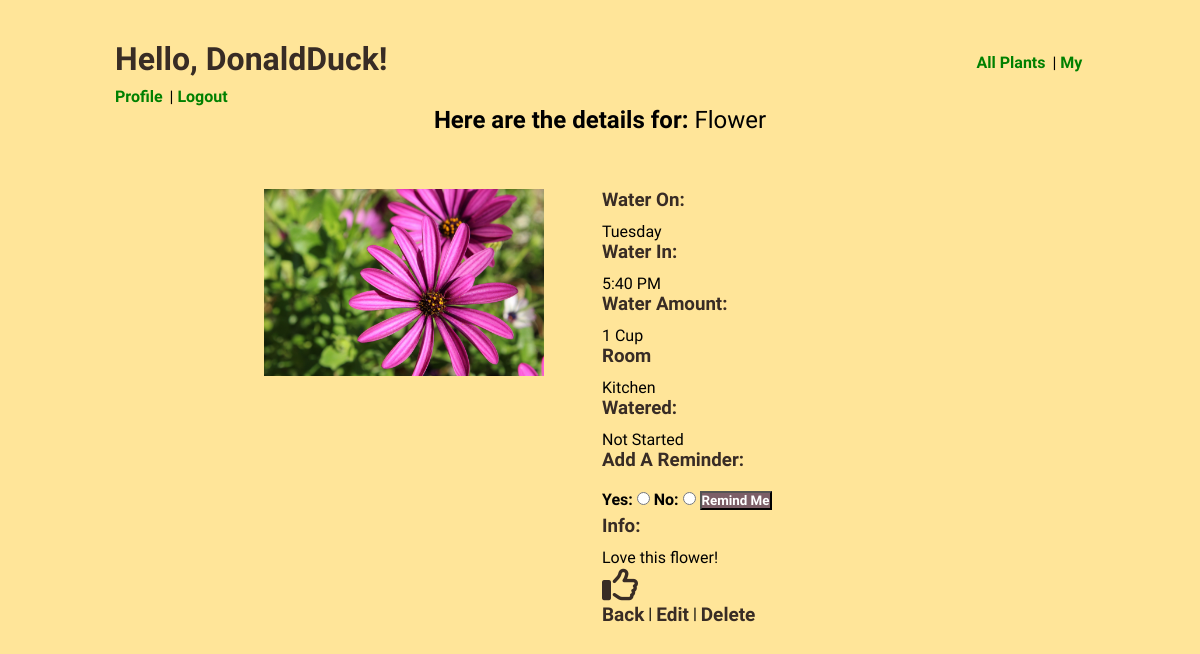
The page /plant/5 (signed in) on the database its author committed.
### water_plant_app/models.py (models this page shows)
class User(models.Model):
    first_name = models.CharField(max_length = 255)
    last_name = models.CharField(max_length = 255)
    email = models.CharField(max_length = 255)
    password = models.CharField(max_length = 255)
    created_at = models.DateTimeField(auto_now_add = True)
    updated_at = models.DateTimeField(auto_now = True)
    objects = UserManager()

class Plant(models.Model):
    plants = models.CharField(max_length = 255)
    day = models.CharField(max_length = 140)
    time = models.CharField(max_length = 140)
    quantity = models.CharField(max_length = 14)
    start_date = models.DateTimeField(null = True)
    end_date = models.DateTimeField(null = True)
    description = models.TextField()
    finished = models.CharField(max_length = 5, null = True)
    user_likes = models.ManyToManyField(User, related_name='liked_plant')  # ManyUsersLikeManyPlants and ManyPlantsAreLikedbyManyUsers
    favorites = models.ManyToManyField(User, related_name = 'user_favorite')
    owner = models.ForeignKey(User, related_name = 'plant_owner', on_delete = models.CASCADE)
    img = models.ImageField(upload_to = "img/", null = True, blank = True)
    room = models.CharField(max_length = 140, null = True)
    created_at = models.DateTimeField(auto_now_add = True)
    updated_at = models.DateTimeField(auto_now = True)
    objects = PlantManager()

### water_plant_app/views.py (the view)
# urls.py: path('plant/<int:plants_id>', views.single_plant),
def single_plant(request, plants_id):
    if 'user_id' not in request.session:
        messages.error(request, "Need to register or login buddy!")
        return redirect('/')
    user = User.objects.get(id=request.session['user_id'])
    plant = Plant.objects.get(id=plants_id)
    context = {
        'user':user,
        'plant':plant
    }
    return render(request, 'single_plant.html', context)

### water_plant_app/templates/single_plant.html (shortened to what this page needs)
<!DOCTYPE html>
<html lang="en">
    <head>
        {% load static %}
        <link rel="stylesheet" href="{% static 'CSS/style.css' %}">
    </head>
<body>
    <div id="add">
        <h1 class="title">Hello, {{user.first_name}}! </h1>  <span> <a class="link" href="/plants">All Plants</a> | <a class="link" href="/user/profile">My Profile</a> | <a class="link" href="/logout">Logout</a> </span>
            <div id="desc">
                <h2>Here are the details for: <span>{{plant.plants}}</span></h2>
                {% if plant.img %}
                    <img class="info" src="{{plant.img.url}}">
                {% endif %}
                <div class="info">
                    <h3>Water On:</h3>
                    <p>{{plant.day}}</p>
                    <h3>Water In: </h3>
                    <p>{{plant.time}}</p>
                    <h3>Water Amount: </h3>
                    <p>{{plant.quantity}}</p>
                    <h3>Room</h3>
                    <p>{{plant.room}}</p>
                    <h3>Watered:</h3>
                    <p>{{plant.finished}}</p>
                    <h3>Add A Reminder:</h3>
                        <form action="/plant/reminder/{{plant.id}}" method='post'>
                            <label id="reminder" class="yes" for="yes">Yes:</label>
                            <input type="radio">
                            <label for="no">No:</label>
                            <input type="radio">
                            <button type="submit">Remind Me</button>
                        </form>
                    <h3>Info: </h3>
                    <p>{{plant.description}}</p>
                    {% if user not in plant.user_likes.all %}
                        <a href="/plant/like/plant/{{plant.id}}"><i class="far fa-thumbs-up"></i></a>
                    {% endif %}
                <div class="block">
                    <a  class="edit-back" href="/plants">Back</a> |
                    {% if plant.owner == user %}
                        <a class="edit-back" href="/plant/edit/{{plant.id}}">Edit</a> |
                        <a class="edit-back" href="/plant/delete/{{plant.id}}">Delete</a>
                    {% endif %}
                </div>
                </div>
            </div>
</body>
</html>

### water_plant_app/static/CSS/style.css (style rules this page uses)
* { padding:0; margin:0; font-family:'Open Sans Condensed', sans-serif; }
body { background:#FFE599; }
#all, #add { width:970px; height:auto; margin:0 auto; margin-top:40px; }
a { color:#382C25; }
.link { margin-right:3px; color:green; }
#add h3 { color:#382C25; margin-bottom: 11px; }
a { font-weight: bold; }
#desc i { text-align: center; font-size: 36px; }
.edit-back { font-weight: bold; font-size:19px; display:inline-block; vertical-align: middle; margin:0 auto; }
#desc h2 { margin-bottom:32px; }
#desc { text-align: center; }
#desc span { font-weight: 100; }
.title { display:inline-block; vertical-align: middle; margin-right:585px; margin-bottom:9px; color:#382C25; }
label { font-weight: bold; }
form { margin: 0 auto; }
a { text-decoration: none; font-weight: bold; }
.block { display:block; }
.info { display:inline-block; vertical-align: top; text-align:left; margin-right:54px; margin-top:23px; text-align: left; width:280px; }
input { margin-top:10px; margin-bottom:10px; font-size:16px; border-radius: 11px; }
button { background:#7C5E67; color:white; font-weight: bold; cursor: pointer; }

### rows shown on the page
User: first_name "DonaldDuck"
Plant: plants "Flower", img (picture), day "Tuesday", time "5:40 PM", quantity "1 Cup", room "Kitchen", finished "Not Started", description "Love this flower!"
